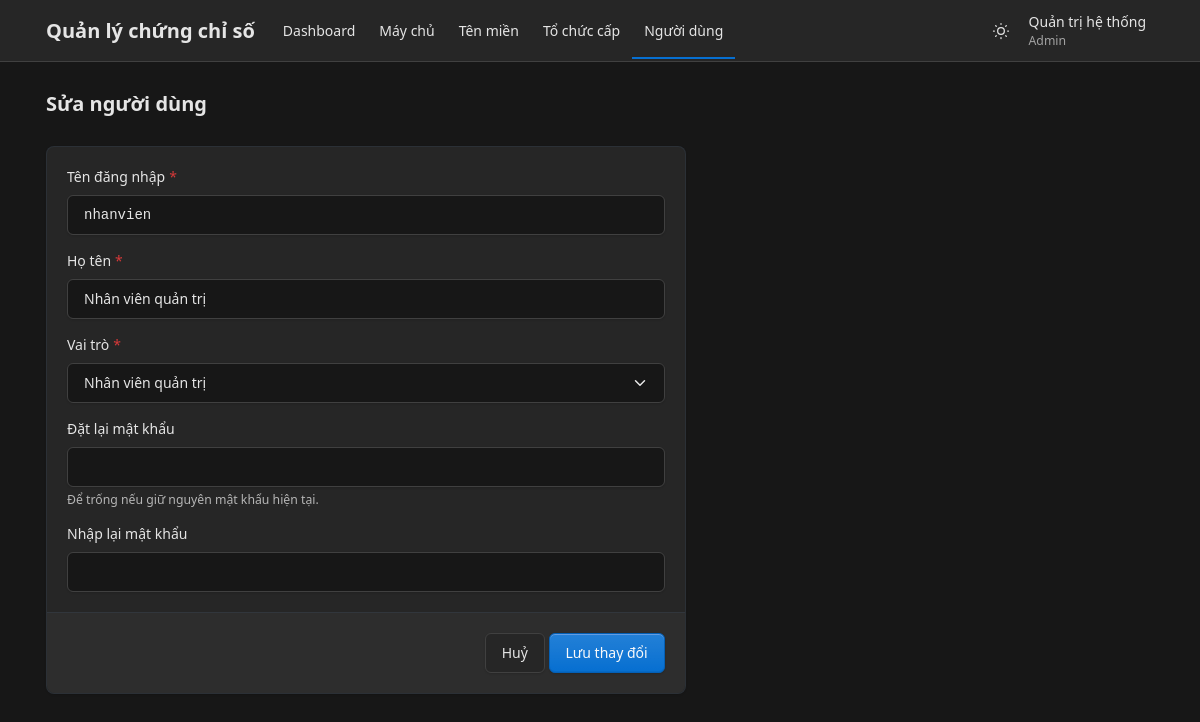
Page /admin/nguoi_dung_form.php?id=2 (signed in) on the committed database.
### tables this page shows
CREATE TABLE users (
    id INT UNSIGNED AUTO_INCREMENT PRIMARY KEY,
    username VARCHAR(50) NOT NULL UNIQUE,
    password_hash VARCHAR(255) NOT NULL,
    full_name VARCHAR(100) NOT NULL,
    role_id INT UNSIGNED NOT NULL,
    is_locked TINYINT(1) NOT NULL DEFAULT 0,  
     
    failed_logins TINYINT UNSIGNED NOT NULL DEFAULT 0,
    locked_until DATETIME NULL,
    CONSTRAINT fk_users_role FOREIGN KEY (role_id) REFERENCES roles (id) ON DELETE RESTRICT
);

CREATE TABLE roles (
    id INT UNSIGNED AUTO_INCREMENT PRIMARY KEY,
    name VARCHAR(50) NOT NULL UNIQUE
);

### src/khoi_dong.php (called while the page is built, shortened)
<?php
require_once __DIR__ . '/../config/db.php';
require_once __DIR__ . '/auth.php';
function e(?string $chuoi): string
{
    return htmlspecialchars((string) $chuoi, ENT_QUOTES, 'UTF-8');
}
function url(string $duongDan): string
{
    $thuMucPublic = str_replace('\\', '/', realpath(__DIR__ . '/../public'));
    $gocWeb = str_replace('\\', '/', realpath($_SERVER['DOCUMENT_ROOT']));
    return substr($thuMucPublic, strlen($gocWeb)) . '/' . $duongDan;
}

### src/auth.php (called while the page is built, shortened)
<?php
function nguoiDungHienTai(PDO $pdo): ?array
{
    $cau = $pdo->prepare('SELECT u.id, u.username, u.full_name, r.name AS role_name
                          FROM users u JOIN roles r ON r.id = u.role_id
                          WHERE u.id = ? AND u.is_locked = 0');
    $cau->execute([$_SESSION['user_id']]);
    return $cau->fetch() ?: null;
}
function laAdmin(array $nguoi): bool
{
    return $nguoi['role_name'] === VAI_TRO_ADMIN;
}
function yeuCauDangNhap(PDO $pdo): array
{
    $nguoi = nguoiDungHienTai($pdo);
    return $nguoi;
}
function yeuCauAdmin(PDO $pdo): array
{
    $nguoi = yeuCauDangNhap($pdo);
    return $nguoi;
}

### src/nguoi_dung.php (called while the page is built, shortened)
<?php
function danhSachVaiTro(PDO $pdo): array
{
    return $pdo->query('SELECT id, name FROM roles ORDER BY id')->fetchAll();
}
function timNguoiDung(PDO $pdo, int $id): ?array
{
    $cau = $pdo->prepare('SELECT id, username, full_name, role_id, is_locked FROM users WHERE id = ?');
    $cau->execute([$id]);
    return $cau->fetch() ?: null;
}

### public/admin/nguoi_dung_form.php (the view, shortened to what this page needs)
<?php
require __DIR__ . '/../../src/khoi_dong.php';
require __DIR__ . '/../../src/nguoi_dung.php';
$pdo = ketNoiCsdl();
$nguoi = yeuCauAdmin($pdo);
$id = isset($_GET['id']) ? (int) $_GET['id'] : null;
$laMinh = $id === (int) $nguoi['id'];
$loi = [];
if ($id !== null) {
    $hienTai = timNguoiDung($pdo, $id);
    $giaTri = $hienTai;
} else {
    $giaTri = ['username' => '', 'full_name' => '', 'role_id' => ''];
}
$vaiTro = danhSachVaiTro($pdo);
$hanhDong = 'admin/nguoi_dung_form.php' . ($id !== null ? '?id=' . $id : '');
$tieuDe = $id === null ? 'Thêm người dùng' : 'Sửa người dùng';
$trangHienTai = 'nguoi_dung';
require __DIR__ . '/../../views/dau_trang.php';
?>
<div class="page-header d-print-none">
    <div class="container-xl">
        <h1 class="page-title"><?= e($tieuDe) ?></h1>
    </div>
</div>
<div class="page-body">
    <div class="container-xl">
        <div class="row">
            <div class="col-lg-7">
                <form class="card" method="post" action="<?= e(url($hanhDong)) ?>" data-kiem-tra novalidate>
                    <div class="card-body">
                        <div class="mb-3">
                            <label class="form-label required" for="username">Tên đăng nhập</label>
                            <input class="form-control ma-so <?= isset($loi['username']) ? 'is-invalid' : '' ?>" id="username" name="username"
                                   value="<?= e($giaTri['username']) ?>" required pattern="[A-Za-z0-9._\-]{3,50}" maxlength="50" autocomplete="off">
                        </div>
                        <div class="mb-3">
                            <label class="form-label required" for="full_name">Họ tên</label>
                            <input class="form-control <?= isset($loi['full_name']) ? 'is-invalid' : '' ?>" id="full_name" name="full_name"
                                   value="<?= e($giaTri['full_name']) ?>" required maxlength="100" autocomplete="off">
                        </div>
                        <div class="mb-3">
                            <label class="form-label required" for="role_id">Vai trò</label>
                            <select class="form-select <?= isset($loi['role_id']) ? 'is-invalid' : '' ?>" id="role_id"
                                    <?= $laMinh ? 'disabled' : 'name="role_id" required' ?>>
                                <?php foreach ($vaiTro as $vt): ?>
                                    <option value="<?= (int) $vt['id'] ?>" <?= (int) $vt['id'] === (int) $giaTri['role_id'] ? 'selected' : '' ?>>
                                        <?= e($vt['name']) ?>
                                    </option>
                                <?php endforeach; ?>
                            </select>
                        </div>
                        <div class="mb-3">
                            <label class="form-label <?= $id === null ? 'required' : '' ?>" for="password">
                                <?= $id === null ? 'Mật khẩu' : 'Đặt lại mật khẩu' ?>
                            </label>
                            <input class="form-control <?= isset($loi['password']) ? 'is-invalid' : '' ?>" id="password" name="password"
                                   type="password" minlength="8" autocomplete="new-password" <?= $id === null ? 'required' : '' ?>>
                            <?php if ($id !== null): ?>
                                <small class="form-hint">Để trống nếu giữ nguyên mật khẩu hiện tại.</small>
                            <?php endif; ?>
                        </div>
                        <div>
                            <label class="form-label <?= $id === null ? 'required' : '' ?>" for="password2">Nhập lại mật khẩu</label>
                            <input class="form-control" id="password2" name="password2" type="password"
                                   data-giong="password" autocomplete="new-password" <?= $id === null ? 'required' : '' ?>>
                        </div>
                    </div>
                    <div class="card-footer text-end">
                        <a class="btn" href="<?= e(url('admin/nguoi_dung.php')) ?>">Huỷ</a>
                        <button type="submit" class="btn btn-primary"><?= $id === null ? 'Thêm người dùng' : 'Lưu thay đổi' ?></button>
                    </div>
                </form>
            </div>
        </div>
    </div>
</div>
<?php require __DIR__ . '/../../views/cuoi_trang.php'; ?>

### views/dau_trang.php (shortened to what this page needs)
<?php
$nguoi ??= null;
$trangHienTai ??= '';
$coThanhRieng ??= false;
$nutGiaoDien = <<<'HTML'
<button type="button" class="nav-link px-2 bg-transparent border-0" data-doi-giao-dien
        title="Đổi giao diện sáng/tối" aria-label="Đổi giao diện sáng/tối">
    <svg class="icon hide-theme-dark" xmlns="http://www.w3.org/2000/svg" width="24" height="24" viewBox="0 0 24 24" fill="none" stroke="currentColor" stroke-width="2" stroke-linecap="round" stroke-linejoin="round" aria-hidden="true"><path d="M12 3c.132 0 .263 0 .393 0a7.5 7.5 0 0 0 7.92 12.446a9 9 0 1 1 -8.313 -12.454z"/></svg>
    <svg class="icon hide-theme-light" xmlns="http://www.w3.org/2000/svg" width="24" height="24" viewBox="0 0 24 24" fill="none" stroke="currentColor" stroke-width="2" stroke-linecap="round" stroke-linejoin="round" aria-hidden="true"><circle cx="12" cy="12" r="4"/><path d="M3 12h1m8 -9v1m8 8h1m-9 8v1m-6.4 -15.4l.7 .7m12.1 -.7l-.7 .7m0 11.4l.7 .7m-12.1 -.7l-.7 .7"/></svg>
</button>
HTML;
?>
<!doctype html>
<html lang="vi" data-bs-theme="dark">
<head>
    <link rel="stylesheet" href="<?= e(url('assets/tabler/tabler.min.css')) ?>">
    <link rel="stylesheet" href="<?= e(url('assets/app.css')) ?>">
</head>
<body>
<?php if ($nguoi === null && !$coThanhRieng): ?>
    <div class="position-absolute top-0 end-0 p-3"><?= $nutGiaoDien ?></div>
<?php elseif ($nguoi !== null): ?>
    <div class="page">
        <header class="navbar navbar-expand-md d-print-none">
            <div class="container-xl">
                <a class="navbar-brand me-3" href="<?= e(url('admin/index.php')) ?>">Quản lý chứng chỉ số</a>
                <div class="navbar-nav flex-row order-md-last align-items-center">
                    <?= $nutGiaoDien ?>
                    <div class="nav-item dropdown">
                        <a href="#" class="nav-link px-2" data-bs-toggle="dropdown" aria-label="Mở menu tài khoản">
                            <span>
                                <span class="d-block"><?= e($nguoi['full_name']) ?></span>
                                <span class="d-block small text-secondary"><?= e($nguoi['role_name']) ?></span>
                            </span>
                        </a>
                    </div>
                </div>
                <div class="collapse navbar-collapse" id="menu-chinh">
                    <ul class="navbar-nav">
                        <li class="nav-item <?= $trangHienTai === 'dashboard' ? 'active' : '' ?>">
                            <a class="nav-link" href="<?= e(url('admin/index.php')) ?>">Dashboard</a>
                        </li>
                        <li class="nav-item <?= $trangHienTai === 'may_chu' ? 'active' : '' ?>">
                            <a class="nav-link" href="<?= e(url('admin/may_chu.php')) ?>">Máy chủ</a>
                        </li>
                        <li class="nav-item <?= $trangHienTai === 'ten_mien' ? 'active' : '' ?>">
                            <a class="nav-link" href="<?= e(url('admin/ten_mien.php')) ?>">Tên miền</a>
                        </li>
                        <li class="nav-item <?= $trangHienTai === 'to_chuc_cap' ? 'active' : '' ?>">
                            <a class="nav-link" href="<?= e(url('admin/to_chuc_cap.php')) ?>">Tổ chức cấp</a>
                        </li>
                        <?php if (laAdmin($nguoi)): ?>
                            <li class="nav-item <?= $trangHienTai === 'nguoi_dung' ? 'active' : '' ?>">
                                <a class="nav-link" href="<?= e(url('admin/nguoi_dung.php')) ?>">Người dùng</a>
                            </li>
                        <?php endif; ?>
                    </ul>
                </div>
            </div>
        </header>
        <div class="page-wrapper">
<?php endif; ?>

### public/assets/app.css (style rules this page uses)
.ma-so { font-family: var(--tblr-font-monospace); }

### rows in the picture
users: full_name "Quản trị hệ thống", role.name "Admin"
users: username "nhanvien", full_name "Nhân viên quản trị", role_id "Nhân viên quản trị"

### other values in the picture
$tieuDe "Sửa người dùng"
